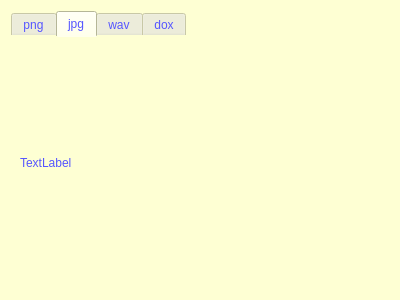
<?xml version="1.0" encoding="UTF-8"?>
<ui version="4.0">
 <class>DialogFileRec</class>
 <widget class="QDialog" name="DialogFileRec">
  <property name="geometry">
   <rect>
    <x>0</x>
    <y>0</y>
    <width>400</width>
    <height>300</height>
   </rect>
  </property>
  <property name="windowTitle">
   <string>О Форматах</string>
  </property>
  <property name="styleSheet">
   <string notr="true">background-color: rgb(254, 255, 211);
border-color: rgb(254, 255, 211);
color:rgb(85, 85, 255);</string>
  </property>
  <layout class="QVBoxLayout" name="verticalLayout">
   <item>
    <widget class="QTabWidget" name="tab">
     <property name="styleSheet">
      <string notr="true"/>
     </property>
     <property name="currentIndex">
      <number>1</number>
     </property>
     <widget class="QWidget" name="tab_1">
      <property name="styleSheet">
       <string notr="true"/>
      </property>
      <attribute name="title">
       <string>png</string>
      </attribute>
      <layout class="QVBoxLayout" name="verticalLayout_2">
       <item>
        <widget class="QLabel" name="png">
         <property name="styleSheet">
          <string notr="true"/>
         </property>
         <property name="text">
          <string>TextLabel</string>
         </property>
        </widget>
       </item>
      </layout>
     </widget>
     <widget class="QWidget" name="tab_2">
      <property name="styleSheet">
       <string notr="true"/>
      </property>
      <attribute name="title">
       <string>jpg</string>
      </attribute>
      <layout class="QVBoxLayout" name="verticalLayout_3">
       <item>
        <widget class="QLabel" name="jpg">
         <property name="styleSheet">
          <string notr="true"/>
         </property>
         <property name="text">
          <string>TextLabel</string>
         </property>
        </widget>
       </item>
      </layout>
     </widget>
     <widget class="QWidget" name="tab_3">
      <property name="enabled">
       <bool>true</bool>
      </property>
      <property name="font">
       <font>
        <underline>false</underline>
       </font>
      </property>
      <property name="styleSheet">
       <string notr="true"/>
      </property>
      <attribute name="title">
       <string>wav</string>
      </attribute>
      <layout class="QHBoxLayout" name="horizontalLayout">
       <item>
        <widget class="QLabel" name="wav">
         <property name="styleSheet">
          <string notr="true"/>
         </property>
         <property name="text">
          <string>TextLabel</string>
         </property>
        </widget>
       </item>
      </layout>
     </widget>
     <widget class="QWidget" name="tab_4">
      <property name="styleSheet">
       <string notr="true"/>
      </property>
      <attribute name="title">
       <string>dox</string>
      </attribute>
      <layout class="QHBoxLayout" name="horizontalLayout_4">
       <item>
        <widget class="QLabel" name="doc">
         <property name="styleSheet">
          <string notr="true"/>
         </property>
         <property name="text">
          <string>TextLabel</string>
         </property>
        </widget>
       </item>
      </layout>
     </widget>
    </widget>
   </item>
  </layout>
 </widget>
 <resources/>
 <connections/>
</ui>
